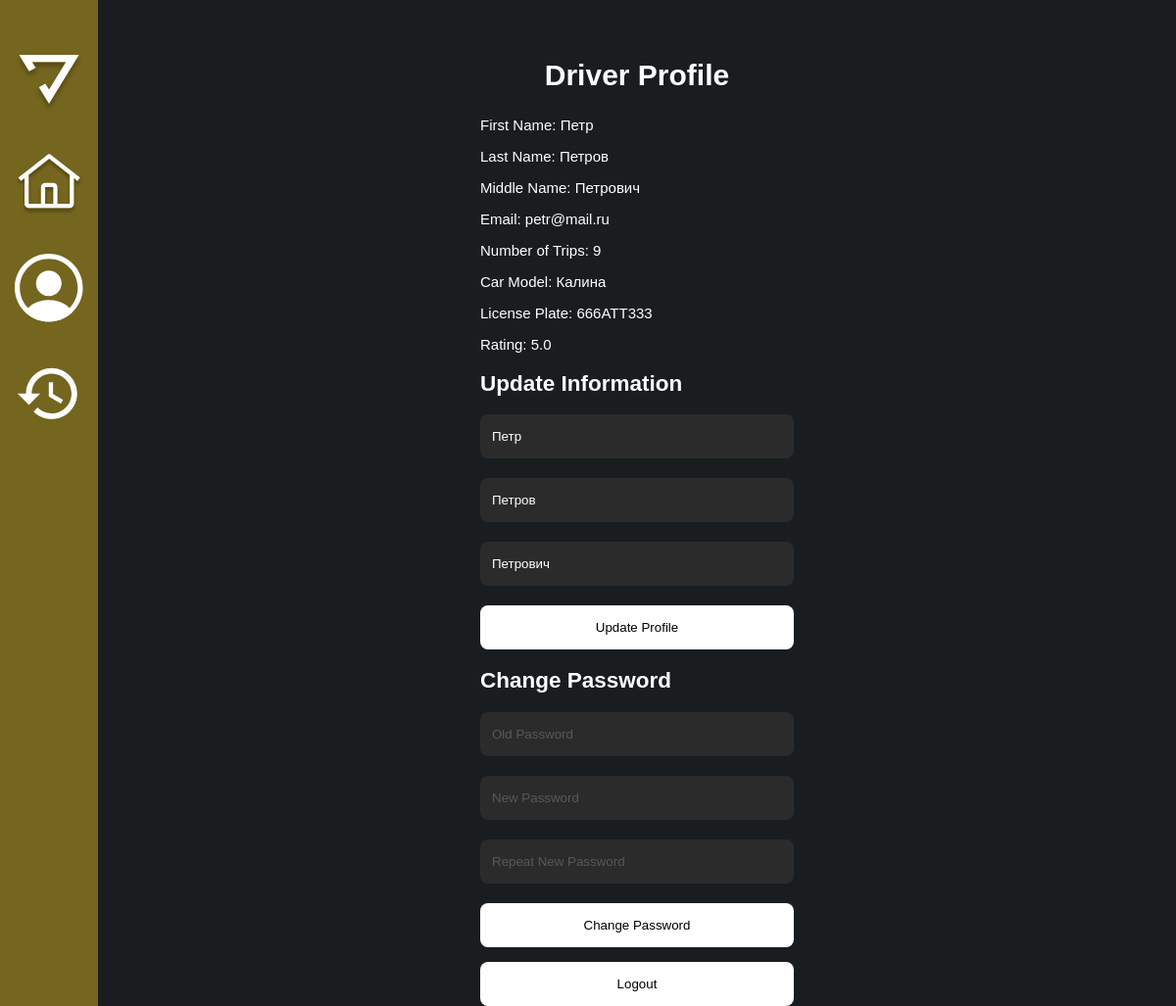
/driver_profile (signed in), run on the app's committed database.
### app/models.py (models this page shows, shortened)
class Driver(UserMixin, db.Model):
    id = db.Column(db.Integer, primary_key=True)
    first_name = db.Column(db.String(64), index=True, nullable=False)
    last_name = db.Column(db.String(64), index=True, nullable=False)
    middle_name = db.Column(db.String(64), index=True)
    email = db.Column(db.String(128), unique=True, index=True, nullable=False)
    car_model = db.Column(db.String(64), index=True, nullable=False)
    license_plate = db.Column(db.String(64), unique=True, index=True, nullable=False)
    password_hashed = db.Column(db.String(200), nullable=False)
    orders = db.relationship('Order', backref='driver', lazy='dynamic')
    role = db.Column(db.String(20), default='driver')
    status = db.Column(db.String(20), default='inactive', nullable=False)
    number_of_ratings = db.Column(db.Integer, default=0, nullable=False)
    rating = db.Column(db.Float, default=0.0, nullable=False)
    orders = db.relationship('Order', back_populates='driver')

### app/routes.py (the view, shortened to what this page needs)
@app.route('/driver_profile', methods=['GET', 'POST'])
@login_required('driver')
def driver_profile():
    update_form = UpdateProfileForm()
    change_password_form = ChangePasswordForm()
    trip_count = Order.query.filter(Order.driver_id == current_user.id, Order.order_finished.isnot(None)).count()
    update_form.first_name.data = current_user.first_name
    update_form.last_name.data = current_user.last_name
    update_form.middle_name.data = current_user.middle_name
    return render_template('driver_profile.html', user=current_user, trip_count=trip_count, update_form=update_form, change_password_form=change_password_form)

### app/forms.py
class UpdateProfileForm(FlaskForm):
    first_name = StringField('First Name', validators=[DataRequired()])
    last_name = StringField('Last Name', validators=[DataRequired()])
    middle_name = StringField('Middle Name')
    submit = SubmitField('Update Name')

class ChangePasswordForm(FlaskForm):
    old_password = PasswordField('Old Password', validators=[DataRequired()])
    new_password = PasswordField('New Password', validators=[DataRequired()])
    new_password2 = PasswordField('Repeat New Password', validators=[DataRequired(), EqualTo('new_password')])
    submit = SubmitField('Change Password')

### app/models.py (called while the page is built)
@login.user_loader
def load_user(id):
    driver = Driver.query.get(int(id))
    if driver:
        return driver
    return User.query.get(int(id))

### app/utils.py (called while the page is built)
def login_required(role):
    def wrapper(func):
        @wraps(func)
        def decorated_view(*args, **kwargs):
            if not current_user.is_authenticated:
                return redirect(url_for('choice'))
            if current_user.role != role:
                print(f"Пользователь {current_user.email} имеет роль {current_user.role}, а ожидалось {role}")
                return abort(403)
            print(f"Пользователь {current_user.email} имеет роль {current_user.role}")
            return func(*args, **kwargs)
        return decorated_view
    return wrapper

### app/templates/driver_profile.html (shortened to what this page needs)
<!DOCTYPE html>
<html lang="ru">
<head>
    <link rel="stylesheet" href="{{ url_for('static', filename='css/style.css') }}">
</head>
<body>
    <div class="profile-page">
        <div class="container">
            <div class="content">
                <div class="sidebar">
                    <div class="sidebar-item">
                        <a href="{{ url_for('choice') }}">
                            <img class="logo" src="../static/css/images/logo.svg" alt="logo">
                        </a>
                    </div>
                    <div class="sidebar-item">
                        <a href="{{ url_for('driver_main') }}">
                            <img class="home-img" src="../static/css/images/home.svg" alt="home">
                        </a>
                        <a href="{{ url_for('driver_profile') }}">
                            <img class="profile-img" src="../static/css/images/profile.svg" alt="profile">
                        </a>
                        <a href="{{ url_for('history_of_driver') }}">
                            <img class="history-img" src="../static/css/images/history.svg" alt="history">
                        </a>
                    </div>
                </div>
                <div class="content__main">
                    <div class="content__container">
                        <h2 class="content__title">Driver Profile</h2>
                        <div class="profile__info">
                            <p>First Name: {{ user.first_name }}</p>
                            <p>Last Name: {{ user.last_name }}</p>
                            <p>Middle Name: {{ user.middle_name }}</p>
                            <p>Email: {{ user.email }}</p>
                            <p>Number of Trips: {{ trip_count }}</p>
                            <p>Car Model: {{ user.car_model }}</p>
                            <p>License Plate: {{ user.license_plate }}</p>
                            {% if user.rating > 0 %}
                                <p>Rating: {{ user.rating }}</p>
                            {% endif %}
                            <h2>Update Information</h2>
                            <form class="profile__form" method="POST" action="{{ url_for('driver_profile') }}">
                                <ul>
                                    <li>
                                        {{ update_form.first_name(type="text", placeholder="First Name", required=True) }}<br>
                                    </li>
                                    <li>
                                        {{ update_form.last_name(type="text", placeholder="Last Name", required=True) }}<br>
                                    </li>
                                    <li>
                                        {{ update_form.middle_name(type="text", placeholder="Middle Name") }}<br>
                                    </li>
                                    <button class="profile__info-btn" type="submit">Update Profile</button>
                                </ul>
                            </form>
                            <h2>Change Password</h2>
                            <form class="profile__form" method="POST" action="{{ url_for('change_password') }}">
                                <ul>
                                    <li>
                                        {{ change_password_form.old_password(type="password", placeholder="Old Password", required=True) }}<br>
                                    </li>
                                    <li>
                                        {{ change_password_form.new_password(type="password", placeholder="New Password", required=True) }}<br>
                                    </li>
                                    <li>
                                        {{ change_password_form.new_password2(type="password", placeholder="Repeat New Password", required=True) }}<br>
                                    </li>
                                    <button class="profile__info-btn" type="submit">Change Password</button>
                                </ul>
                            </form>
                            <form method="POST" action="{{ url_for('logout') }}">
                                <button class="profile__info-btn" type="submit">Logout</button>
                            </form>
                        </div>
                    </div>
                </div>
            </div>
        </div>
    </div>
</body>
</html>

### app/static/css/style.css (style rules this page uses)
*, *::before, *::after { box-sizing: border-box; }
html, body { margin: 0; padding: 0; height: 100%; }
body { font-family: 'Ubuntu', sans-serif; font-size: 15px; font-weight: 400; color: #212529; }
a { text-decoration: none; color: inherit; }
ul { padding: 0; list-style: none; }
body:not(.history-page) { background-image: url('images/background.png'); background-position: center; background-repeat: no-repeat; background-size: 105% 105%; background-attachment: fixed; color: #fff; font-family: 'Ubuntu', sans-serif; }
.sidebar { width: 100px; background-color: #74651f; display: flex; flex-direction: column; align-items: center; justify-content: flex-start; padding-top: 20px; padding-bottom: 20px; position: fixed; top: 0; height: 100%; }
.sidebar-item { display: flex; flex-direction: column; align-items: center; }
.sidebar img { width: 70px; margin-bottom: 35px; }
.logo { margin-top: 35px; }
.content { width: 100%; display: flex; }
.content__main { width: calc(100% - 100px); background-color: #191d1f; display: flex; justify-content: center; margin-left: 100px; }
.content__container { margin-top: 60px; }
.content__title { margin: 0; text-align: center; font-size: 30px; font-weight: 900; }
.profile__info { margin-top: 25px; }
.profile__info li { margin-bottom: 20px; }
.profile__info input { width: 320px; height: 45px; padding-left: 12px; background-color: #2B2B2B; color: #fff; outline: none; border-width: 0; border-radius: 8px; }
.profile__info input::placeholder { color: #585858; }
.profile__info-btn { width: 320px; height: 45px; background-color: #fff; border-width: 0; border-color: #000; border-radius: 8px; cursor: pointer; }

### data on the page
Driver: first_name "Петр", last_name "Петров", middle_name "Петрович", email "petr@mail.ru", car_model "Калина", license_plate "666ATT333", rating "5.0"

### other printed values
{{ trip_count }} "9"
